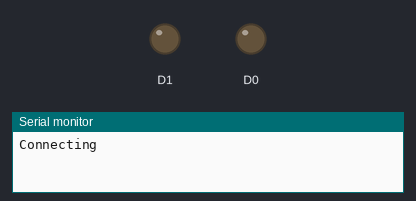
Simulated run of this sketch. Board: ESP8266 (NodeMCU). Parts: output pins drawn as LEDs (lit = HIGH), the last lines printed to the serial monitor. WiFi joins after 1.5 s; servers stay silent unless stated; uploads are accepted with an empty reply.

Above: at 0.1 s.
At 3.8 s:
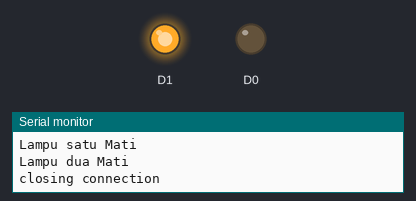
Timing chart, 0 to 5.3 s (numbered marks = the images above):
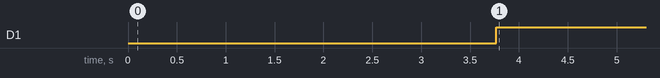

Measured:
- by itself, D1: LOW → HIGH at 3.8 s

The sketch:

IoT-PHP.ino
```cpp
#include <ESP8266WiFi.h>
//Konfigurasi WiFi
const char *ssid = "Desember kita";
const char *password = "235689124";
//IP Address Server yang terpasang XAMPP
const char *host = "agusti-kalkulator.000webhostapp.com"; //sesuaikan
void setup() {
 Serial.begin(115200);
 pinMode(D0, OUTPUT);
 pinMode(D1, OUTPUT);
 WiFi.mode(WIFI_STA);
 WiFi.begin(ssid, password);
 Serial.println("");
 Serial.print("Connecting");
 while (WiFi.status() != WL_CONNECTED) {
 delay(500);
 Serial.print(".");
 }
 //Jika koneksi berhasil, maka akan muncul address di serial monitor
 Serial.println("");
 Serial.print("Connected to ");
 Serial.println(ssid);
 Serial.print("IP address: ");
 Serial.println(WiFi.localIP());
}
int value = 0;
void loop() {
  String line;
 // Proses Pengiriman -----------------------------------------------------------
 delay(1000);
 value++;
 // Membaca Sensor Analog -------------------------------------------------------
//  int datasensor  = analogRead(A0);
//  int datasensor2  = analogRead(D0);
//  int maping = map(datasensor2,0,1023,0,1);
//  Serial.println(datasensor);
//  Serial.println(maping);
 Serial.print("connecting to ");
 Serial.println(host);
// Mengirimkan ke alamat host dengan port 80 -----------------------------------
 WiFiClient client1;
//  WiFiClient client2;
 const int httpPort = 80;
 if (!client1.connect(host, httpPort)) {
 Serial.println("connection to write-data failed");
  return;
 }
// Isi Konten yang dikirim adalah alamat ip si esp -----------------------------
  String url = "/kendali.php"; //write-data?data1=
  // url += datasensor;
  // url += "&data2=";
  // url += maping;
   Serial.print("Requesting URL (kendali.php): ");
    Serial.println(url);

    // Mengirimkan Request ke Server -----------------------------------------------
      client1.print(String("GET ") + url + " HTTP/1.1\r\n" +
      "Host: " + host + "\r\n" +
      "Connection: close\r\n\r\n");


     unsigned long timeout = millis();
      while (client1.available() == 0) {
          if (millis() - timeout > 1000) {
          Serial.println(">>> Client Timeout !");
          client1.stop();
          return;
          }
      }
    String rServer;
    int hitung = 0;
    // Tunggu respons dari server dan cetak ke Serial Monitor
    while (client1.available()) {
         line = client1.readStringUntil('\r');
        line.trim();  // Menghapus spasi di awal dan akhir string


        // Serial.println(line);
        hitung++;
        if(hitung == 12){
          Serial.print("Received line: ");
          Serial.println(line);
          rServer = line;
        }


    }


    client1.stop();


    //  if (!client2.connect(host, httpPort)) {
    //     Serial.println("connection to write-data failed");
    //       return;
    //   }
    // // Isi Konten yang dikirim adalah alamat ip si esp -----------------------------
    //   String url2 = "/datasensor/write-data.php?data1="; //write-data?data1=
    //   url2 += datasensor;
    //   url2 += "&data2=";
    //   url2 += maping;
    //   Serial.print("Requesting URL (write-data.php): ");
    //   Serial.println(url2);

    // // Mengirimkan Request ke Server -----------------------------------------------
    //   client2.print(String("GET ") + url2 + " HTTP/1.1\r\n" +
    //   "Host: " + host + "\r\n" +
    //   "Connection: close\r\n\r\n");


    //  unsigned long timeout2 = millis();
    //   while (client2.available() == 0) {
    //       if (millis() - timeout2 > 1000) {
    //       Serial.println(">>> Client Timeout !");
    //       client2.stop();
    //       return;
    //       }
    //   }


    // // Tunggu respons dari server dan cetak ke Serial Monitor
    // while (client2.available()) {
    //     String line2 = client2.readStringUntil('\r');
    //     Serial.print("Data dari server (kendali.php): " + line2);
    // }
    // client2.stop();
  int lampu1 = getValue(rServer, ';', 0).toInt();
  int lampu2 = getValue(rServer, ';', 1).toInt();

  if(lampu1 == 1){
    Serial.println("Lampu satu Nyala");
    digitalWrite(D0, HIGH);
  }else{
    Serial.println("Lampu satu Mati");
    digitalWrite(D0, LOW);
  }

  if(lampu2 == 1){
    Serial.println("Lampu dua Nyala");
    digitalWrite(D1, HIGH);

  }else{
    Serial.println("Lampu dua Mati");
    digitalWrite(D1, HIGH);
  }


 Serial.println();
 Serial.println("closing connection");
}

//parsing data
String getValue(String data, char separator, int index) {
  int found = 0;
  int strIndex[] = {0, -1};
  int maxIndex = data.length() - 1;
  for (int i = 0; i <= maxIndex && found <= index; i++) {
    if (data.charAt(i) == separator || i == maxIndex) {
      found++;
      strIndex[0] = strIndex[1] + 1;
      strIndex[1] = (i == maxIndex) ? i + 1 : i;
    }
  }
  return found > index ? data.substring(strIndex[0], strIndex[1]) : "";
}
```
